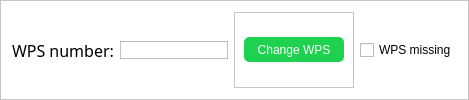
                   <widget class="QFrame" name="frame">
                    <property name="sizePolicy">
                     <sizepolicy hsizetype="Preferred" vsizetype="Preferred">
                      <horstretch>0</horstretch>
                      <verstretch>0</verstretch>
                     </sizepolicy>
                    </property>
                    <property name="minimumSize">
                     <size>
                      <width>0</width>
                      <height>65</height>
                     </size>
                    </property>
                    <property name="styleSheet">
                     <string notr="true">QFrame{
	background-color: rgb(255, 255, 255);}

QPushButton{
	font: 75 10pt &quot;Arial&quot; bold;
	color: rgb(255, 255, 255);
	border-radius: 5px;
	border: 1px solid rgb(30, 210, 80);
	background-color: rgb(30, 210, 80);
}

QLineEdit{
	background-color: (245, 245, 245);
	color: rgb(121, 121, 121);
	border: 1px solid rgba(150, 150, 150, 150);
}
QLineEdit:!enabled{
	background-color: rgb(194, 194, 194);
	font: italic 10pt &quot;Arial&quot;;
	color: rgb(0, 0, 0);
}

</string>
                    </property>
                    <property name="frameShape">
                     <enum>QFrame::StyledPanel</enum>
                    </property>
                    <property name="frameShadow">
                     <enum>QFrame::Raised</enum>
                    </property>
                    <layout class="QHBoxLayout" name="horizontalLayout_6">
                     <item>
                      <widget class="QLabel" name="label">
                       <property name="font">
                        <font>
                         <family>Calibri 12</family>
                         <pointsize>12</pointsize>
                         <weight>9</weight>
                         <italic>false</italic>
                         <bold>false</bold>
                        </font>
                       </property>
                       <property name="styleSheet">
                        <string notr="true">font: 75 12pt &quot;Calibri&quot; bold;</string>
                       </property>
                       <property name="text">
                        <string>WPS number:</string>
                       </property>
                      </widget>
                     </item>
                     <item>
                      <widget class="CustomLineEdit" name="wpsNumberLine">
                       <property name="sizePolicy">
                        <sizepolicy hsizetype="Expanding" vsizetype="Fixed">
                         <horstretch>0</horstretch>
                         <verstretch>0</verstretch>
                        </sizepolicy>
                       </property>
                       <property name="styleSheet">
                        <string notr="true">#wpsNumberLine::!readOnly{
	color: rgb(212, 53, 42);
}</string>
                       </property>
                       <property name="alignment">
                        <set>Qt::AlignCenter</set>
                       </property>
                       <property name="readOnly">
                        <bool>false</bool>
                       </property>
                       <property name="clearButtonEnabled">
                        <bool>false</bool>
                       </property>
                      </widget>
                     </item>
                     <item>
                      <widget class="QFrame" name="frame_3">
                       <property name="frameShape">
                        <enum>QFrame::StyledPanel</enum>
                       </property>
                       <property name="frameShadow">
                        <enum>QFrame::Raised</enum>
                       </property>
                       <layout class="QVBoxLayout" name="verticalLayout_8">
                        <item>
                         <widget class="QPushButton" name="addWPSBtn">
                          <property name="minimumSize">
                           <size>
                            <width>100</width>
                            <height>25</height>
                           </size>
                          </property>
                          <property name="text">
                           <string>Change WPS</string>
                          </property>
                         </widget>
                        </item>
                       </layout>
                      </widget>
                     </item>
                     <item>
                      <widget class="QCheckBox" name="wpsMissingCBox">
                       <property name="text">
                        <string>WPS missing</string>
                       </property>
                      </widget>
                     </item>
                    </layout>
                   </widget>
